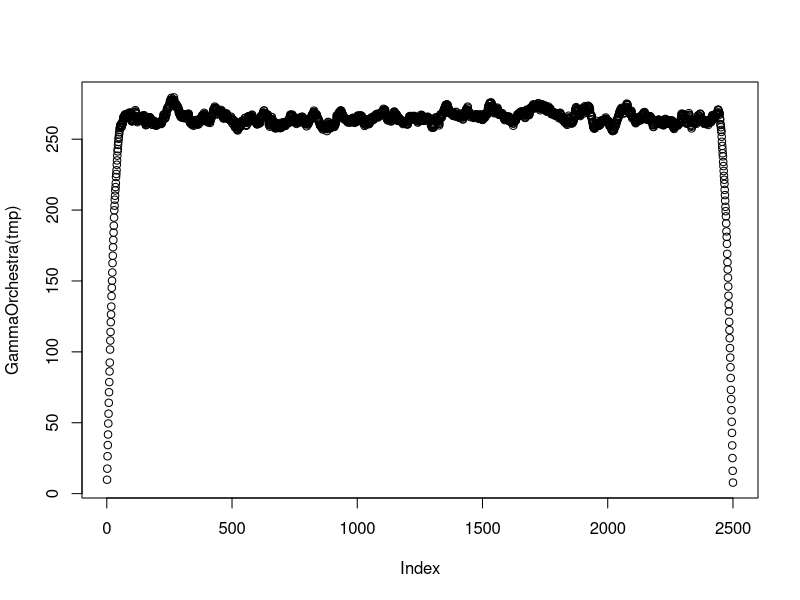

Here is the R script that generated this plot: (Note: this script raises an error after producing the figure.)
library('zeallot')

GridFoundations <- function(n, vanishing_depth, x=1){
  # returns a triangular matrix
  i <- rep(1:n, vanishing_depth)
  index_i <- unlist(lapply(1:max(2,(2*vanishing_depth-1)), FUN = function(i){return(1:(n-i+1))}))
  index_j <- unlist(lapply(1:max(2,(2*vanishing_depth-1)), FUN = function(i){return(i:(n))}))
  return(Matrix::sparseMatrix(i=index_i, j=index_j, use.last.ij = T, x = x))
}
n <- 14
vanishing_depth <- 4
gf <- GridFoundations(n = 14, vanishing_depth = 5)
k <- 13

gf[max(c(1, k-vanishing_depth+1)):min(c(n,k)), k:min(c(n,vanishing_depth+k-1))]

GammaGrid <- function(alpha, beta, n, vanishing_depth){
  n_diags <- max(2, 2*vanishing_depth-1)
  n_non_zero_elements <- n_diags*(n + n-n_diags+1)/2
  x <- rgamma(n = n_non_zero_elements, shape = alpha, rate = beta)
  return(GridFoundations(n = n, vanishing_depth = vanishing_depth, x = x))
}

GenerateShapes <- function(n, trawl_parameters, type='exp'){
  trawl_funcs %<-% GetTrawlFunctions(type=type)
  B1_func <- trawl_funcs[1]
  B2_func <- trawl_funcs[2]
  
}

BlockIndex <- function(n_block, n, vanishing_depth){
  return(
    list(
      block_i=max(c(1, n_block-vanishing_depth+1)):min(c(n,n_block)),
      block_j=n_block:min(c(n,vanishing_depth+n_block-1)))
    )
}

GammaOrchestra <- function(scaled_gamma_grid){
  n <- dim(scaled_gamma_grid)[1]
  vanishing_depth <- dim(scaled_gamma_grid)[2]
  return(vapply(1:n, FUN = function(i){
    blck_ind <- BlockIndex(i, n = n, vanishing_depth = vanishing_depth)
    # print(scaled_gamma_grid[blck_ind$block_i, blck_ind$block_j])
    return(sum(scaled_gamma_grid[blck_ind$block_i, blck_ind$block_j]))
    }, FUN.VALUE = 1.0))
}

n <- 10
vanishing_depth <- 3
gf <- GridFoundations(n, vanishing_depth)
gf
summary(gf)
gf[1,2]

tmp <- GammaGrid(alpha = 3, beta = 20, n = 2500, vanishing_depth = 30)
tmp
plot(GammaOrchestra(tmp))

c(B1_func, B2_func, B3_func) %<-% GetTrawlFunctions(type='exp')
B2_func(0.3, 1:10)
